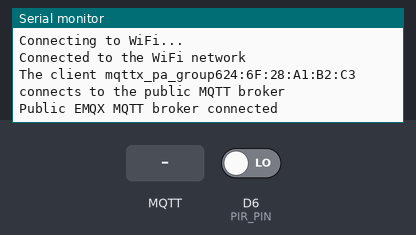
A sketch run on a simulated ESP8266 (NodeMCU). Parts: the last lines printed to the serial monitor. The test bench sets the inputs (shaded band); at power-on: D6 (PIR_PIN) LOW. WiFi joins after 1.5 s; servers stay silent unless stated; no MQTT or app messages arrive unless stated.

Above: at 3.7 s.
3.8 s: MQTT message "ON" arrives on the first subscribed topic
At 4.1 s:
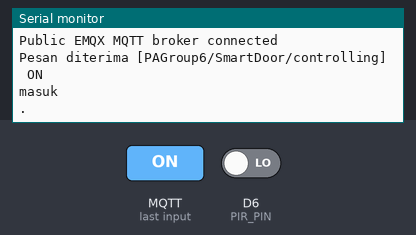
5.3 s: D6 (PIR_PIN) driven HIGH
At 6.6 s:
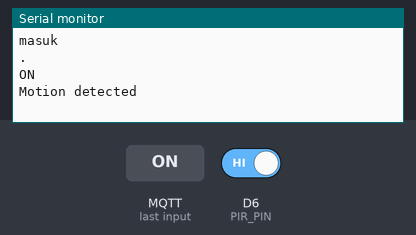
7.3 s: MQTT message "1" arrives on the first subscribed topic
At 10.11 s:
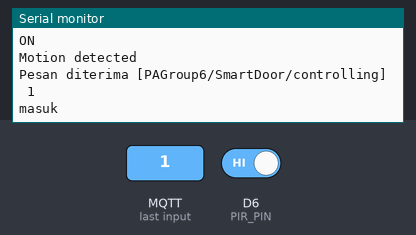
10.3 s: MQTT message "on" arrives on the first subscribed topic
At 11.5 s:
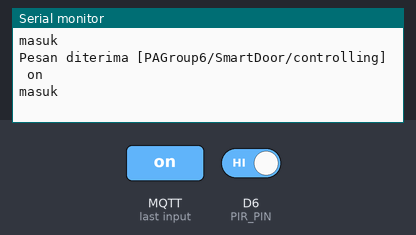
11.8 s: MQTT message "off" arrives on the first subscribed topic
At 12.6 s:
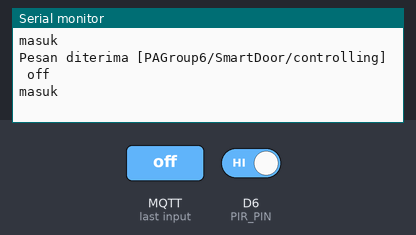

Measured:
- after the input at 3.8 s, the serial monitor: prints a new line at once (image 1)
- after the input at 5.3 s, the serial monitor: prints a new line after 0.50 s (image 2)
- after the input at 7.3 s, the serial monitor: prints a new line after 2.5 s (image 3)
- after the input at 10.3 s, the serial monitor: prints a new line at once (image 4)
- after the input at 11.8 s, the serial monitor: prints a new line at once (image 5)

The sketch:

PIR_Sensor.ino
```cpp
#include <ESP8266WiFi.h>
#include <PubSubClient.h>

//Wifi
const char *ssid = "A54 milik Rian Syaputra";
const char *password = "12345678";

// MQTT Broker
const char *mqtt_broker = "broker.emqx.io";
const char *topicUtama = "PAGroup6/SmartDoor";
const char *topic2 = "PAGroup6/SmartDoor/controlling";
const char *mqtt_username = "";
const char *mqtt_password = "";
const int mqtt_port = 1883;

const int PIR_PIN = D6;

WiFiClient espClient;
PubSubClient client(espClient);

String security = "OFF";

void setup() {
  delay(1000);
  WiFi.begin(ssid, password);
  while (WiFi.status() != WL_CONNECTED) {
    delay(500);
    Serial.println("Connecting to WiFi...");
  }
  Serial.println("Connected to the WiFi network");

  // pinMode( BUZZER_PIN, OUTPUT);
  // pinMode( LED_PIN, OUTPUT);
  pinMode(PIR_PIN, INPUT);
  Serial.begin(9600);

  // Connecting to an MQTT broker
  client.setServer(mqtt_broker, mqtt_port);
  while (!client.connected()) {
    String client_id = "mqttx_pa_group6";
    client_id += String(WiFi.macAddress());
    Serial.printf("The client %s connects to the public MQTT broker\n", client_id.c_str());
    if (client.connect(client_id.c_str(), mqtt_username, mqtt_password)) {
      Serial.println("Public EMQX MQTT broker connected");
    } else {
      Serial.print("Failed with state ");
      Serial.print(client.state());
      delay(2000);
    }
  }

  // Publish and subscribe
  client.setCallback(callback);  //1
  client.subscribe(topic2);      //2
  client.publish(topicUtama, "NodeMCU Succes Connected");
}

void callback(char *topic, byte *payload, unsigned int length) {
  Serial.print("Pesan diterima [");
  Serial.print(topic);
  Serial.print("] ");
  String data = "";  // variabel untuk menyimpan data yang berbentuk array char
  for (int i = 0; i < length; i++) {
    Serial.print((char)payload[i]);
    data += (char)payload[i];  // menyimpan kumpulan char kedalam string
  }
  Serial.println();
  if (strcmp(topic, topic2) == 0) {
    Serial.println("masuk");
    if (data == "ON") {
      security = "ON";
    } else {
      security = "OFF";
    }
  }
}

void loop() {
  if (security == "ON") {
    Serial.println(".");
    String message;
    delay(2000);
    int motion = digitalRead(PIR_PIN);
    if (motion == HIGH) {
      Serial.println(security);
      Serial.println("Motion detected");
      message = String(motion);
      client.publish(topicUtama, message.c_str());
      delay(1000);
    }  // if motion detected
    else {
      message = String(motion);
      client.publish(topicUtama, message.c_str());
      delay(2000);
    }

  }


  client.loop();
}
```
